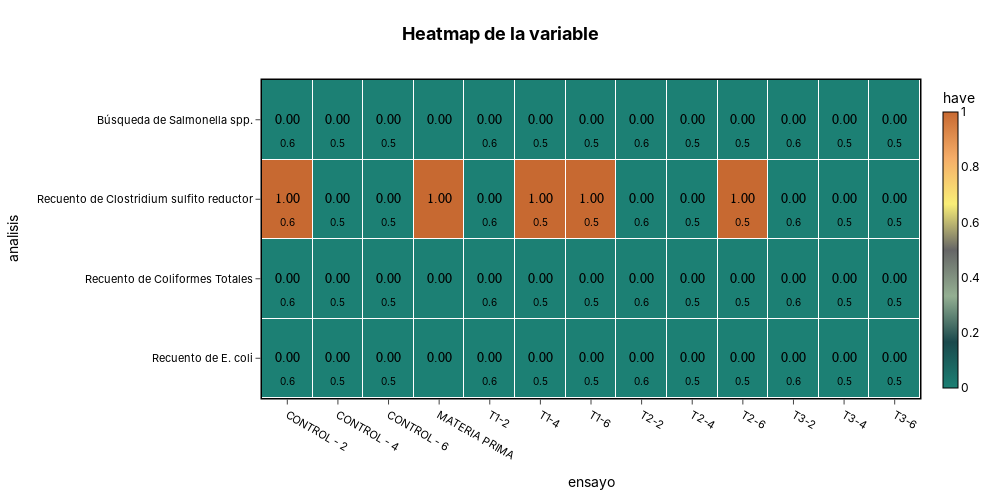

Here is the notebook cell this chart was saved with:
### Code cell
f = plot_heatmap(
df=rev_ensayo_ana,
x_col="ensayo",
y_col="analisis",
value_col='have',
secondary_col="aw",
secondary_aggfunc='mean',
title='Heatmap de la variable',
colorscale=PALETTE,
width=1000,
height=500,
)
f.show()
s3.save_plotly_html(f, 'have_aw.html')

### Figure 1 — Plotly figure (JSON) as saved in the notebook; plotly's stock layout.template omitted (floating-point values rounded to 4 significant figures)
{"data": [{"colorbar": {"outlinecolor": "black", "outlinewidth": 1, "thickness": 15, "tickfont": {"color": "black"}, "title": {"font": {"color": "black"}, "text": "have"}}, "colorscale": [[0, "#1c8074"], [0.1667, "#1a494c"], [0.3333, "#94af92"], [0.5, "#666666"], [0.6667, "#f9ee77"], [0.8333, "#f5ad68"], [1, "#c76931"]], "customdata": [[0.59, 0.5133, 0.51, null, 0.61, 0.5433, 0.51, 0.59, 0.5233, 0.52, 0.59, 0.53, 0.53], [0.59, 0.5133, 0.51, null, 0.61, 0.5433, 0.51, 0.59, 0.5233, 0.52, 0.59, 0.53, 0.53], [0.59, 0.5133, 0.51, null, 0.61, 0.5433, 0.51, 0.59, 0.5233, 0.52, 0.59, 0.53, 0.53], [0.59, 0.5133, 0.51, null, 0.61, 0.5433, 0.51, 0.59, 0.5233, 0.52, 0.59, 0.53, 0.53]], "hovertemplate": "<b>ensayo:</b> %{x}<br><b>analisis:</b> %{y}<br><b>have:</b> %{text}<br><b>aw:</b> %{customdata:.1f}<extra></extra>", "text": [["0.00", "0.00", "0.00", "0.00", "0.00", "0.00", "0.00", "0.00", "0.00", "0.00", "0.00", "0.00", "0.00"], ["1.00", "0.00", "0.00", "1.00", "0.00", "1.00", "1.00", "0.00", "0.00", "1.00", "0.00", "0.00", "0.00"], ["0.00", "0.00", "0.00", "0.00", "0.00", "0.00", "0.00", "0.00", "0.00", "0.00", "0.00", "0.00", "0.00"], ["0.00", "0.00", "0.00", "0.00", "0.00", "0.00", "0.00", "0.00", "0.00", "0.00", "0.00", "0.00", "0.00"]], "type": "heatmap", "x": ["CONTROL - 2", "CONTROL - 4", "CONTROL - 6", "MATERIA PRIMA", "T1-2", "T1-4", "T1-6", "T2-2", "T2-4", "T2-6", "T3-2", "T3-4", "T3-6"], "xgap": 1, "y": ["Búsqueda de Salmonella spp.", "Recuento de Clostridium sulfito reductor", "Recuento de Coliformes Totales", "Recuento de E. coli"], "ygap": 1, "z": [[0, 0, 0, 0, 0, 0, 0, 0, 0, 0, 0, 0, 0], [1, 0, 0, 1, 0, 1, 1, 0, 0, 1, 0, 0, 0], [0, 0, 0, 0, 0, 0, 0, 0, 0, 0, 0, 0, 0], [0, 0, 0, 0, 0, 0, 0, 0, 0, 0, 0, 0, 0]], "zmax": 1, "zmin": 0}], "layout": {"annotations": [{"font": {"color": "black", "family": "Arial", "size": 14}, "showarrow": false, "text": "0.00", "x": "CONTROL - 2", "y": "Búsqueda de Salmonella spp."}, {"font": {"color": "black", "size": 10}, "showarrow": false, "text": "0.6", "x": "CONTROL - 2", "xanchor": "center", "xshift": 0, "y": "Búsqueda de Salmonella spp.", "yanchor": "top", "yshift": -15}, {"font": {"color": "black", "family": "Arial", "size": 14}, "showarrow": false, "text": "0.00", "x": "CONTROL - 4", "y": "Búsqueda de Salmonella spp."}, {"font": {"color": "black", "size": 10}, "showarrow": false, "text": "0.5", "x": "CONTROL - 4", "xanchor": "center", "xshift": 0, "y": "Búsqueda de Salmonella spp.", "yanchor": "top", "yshift": -15}, {"font": {"color": "black", "family": "Arial", "size": 14}, "showarrow": false, "text": "0.00", "x": "CONTROL - 6", "y": "Búsqueda de Salmonella spp."}, {"font": {"color": "black", "size": 10}, "showarrow": false, "text": "0.5", "x": "CONTROL - 6", "xanchor": "center", "xshift": 0, "y": "Búsqueda de Salmonella spp.", "yanchor": "top", "yshift": -15}, {"font": {"color": "black", "family": "Arial", "size": 14}, "showarrow": false, "text": "0.00", "x": "MATERIA PRIMA", "y": "Búsqueda de Salmonella spp."}, {"font": {"color": "black", "family": "Arial", "size": 14}, "showarrow": false, "text": "0.00", "x": "T1-2", "y": "Búsqueda de Salmonella spp."}, {"font": {"color": "black", "size": 10}, "showarrow": false, "text": "0.6", "x": "T1-2", "xanchor": "center", "xshift": 0, "y": "Búsqueda de Salmonella spp.", "yanchor": "top", "yshift": -15}, {"font": {"color": "black", "family": "Arial", "size": 14}, "showarrow": false, "text": "0.00", "x": "T1-4", "y": "Búsqueda de Salmonella spp."}, {"font": {"color": "black", "size": 10}, "showarrow": false, "text": "0.5", "x": "T1-4", "xanchor": "center", "xshift": 0, "y": "Búsqueda de Salmonella spp.", "yanchor": "top", "yshift": -15}, {"font": {"color": "black", "family": "Arial", "size": 14}, "showarrow": false, "text": "0.00", "x": "T1-6", "y": "Búsqueda de Salmonella spp."}, {"font": {"color": "black", "size": 10}, "showarrow": false, "text": "0.5", "x": "T1-6", "xanchor": "center", "xshift": 0, "y": "Búsqueda de Salmonella spp.", "yanchor": "top", "yshift": -15}, {"font": {"color": "black", "family": "Arial", "size": 14}, "showarrow": false, "text": "0.00", "x": "T2-2", "y": "Búsqueda de Salmonella spp."}, {"font": {"color": "black", "size": 10}, "showarrow": false, "text": "0.6", "x": "T2-2", "xanchor": "center", "xshift": 0, "y": "Búsqueda de Salmonella spp.", "yanchor": "top", "yshift": -15}, {"font": {"color": "black", "family": "Arial", "size": 14}, "showarrow": false, "text": "0.00", "x": "T2-4", "y": "Búsqueda de Salmonella spp."}, {"font": {"color": "black", "size": 10}, "showarrow": false, "text": "0.5", "x": "T2-4", "xanchor": "center", "xshift": 0, "y": "Búsqueda de Salmonella spp.", "yanchor": "top", "yshift": -15}, {"font": {"color": "black", "family": "Arial", "size": 14}, "showarrow": false, "text": "0.00", "x": "T2-6", "y": "Búsqueda de Salmonella spp."}, {"font": {"color": "black", "size": 10}, "showarrow": false, "text": "0.5", "x": "T2-6", "xanchor": "center", "xshift": 0, "y": "Búsqueda de Salmonella spp.", "yanchor": "top", "yshift": -15}, {"font": {"color": "black", "family": "Arial", "size": 14}, "showarrow": false, "text": "0.00", "x": "T3-2", "y": "Búsqueda de Salmonella spp."}, {"font": {"color": "black", "size": 10}, "showarrow": false, "text": "0.6", "x": "T3-2", "xanchor": "center", "xshift": 0, "y": "Búsqueda de Salmonella spp.", "yanchor": "top", "yshift": -15}, {"font": {"color": "black", "family": "Arial", "size": 14}, "showarrow": false, "text": "0.00", "x": "T3-4", "y": "Búsqueda de Salmonella spp."}, {"font": {"color": "black", "size": 10}, "showarrow": false, "text": "0.5", "x": "T3-4", "xanchor": "center", "xshift": 0, "y": "Búsqueda de Salmonella spp.", "yanchor": "top", "yshift": -15}, {"font": {"color": "black", "family": "Arial", "size": 14}, "showarrow": false, "text": "0.00", "x": "T3-6", "y": "Búsqueda de Salmonella spp."}, {"font": {"color": "black", "size": 10}, "showarrow": false, "text": "0.5", "x": "T3-6", "xanchor": "center", "xshift": 0, "y": "Búsqueda de Salmonella spp.", "yanchor": "top", "yshift": -15}, {"font": {"color": "black", "family": "Arial", "size": 14}, "showarrow": false, "text": "1.00", "x": "CONTROL - 2", "y": "Recuento de Clostridium sulfito reductor"}, {"font": {"color": "black", "size": 10}, "showarrow": false, "text": "0.6", "x": "CONTROL - 2", "xanchor": "center", "xshift": 0, "y": "Recuento de Clostridium sulfito reductor", "yanchor": "top", "yshift": -15}, {"font": {"color": "black", "family": "Arial", "size": 14}, "showarrow": false, "text": "0.00", "x": "CONTROL - 4", "y": "Recuento de Clostridium sulfito reductor"}, {"font": {"color": "black", "size": 10}, "showarrow": false, "text": "0.5", "x": "CONTROL - 4", "xanchor": "center", "xshift": 0, "y": "Recuento de Clostridium sulfito reductor", "yanchor": "top", "yshift": -15}, {"font": {"color": "black", "family": "Arial", "size": 14}, "showarrow": false, "text": "0.00", "x": "CONTROL - 6", "y": "Recuento de Clostridium sulfito reductor"}, {"font": {"color": "black", "size": 10}, "showarrow": false, "text": "0.5", "x": "CONTROL - 6", "xanchor": "center", "xshift": 0, "y": "Recuento de Clostridium sulfito reductor", "yanchor": "top", "yshift": -15}, {"font": {"color": "black", "family": "Arial", "size": 14}, "showarrow": false, "text": "1.00", "x": "MATERIA PRIMA", "y": "Recuento de Clostridium sulfito reductor"}, {"font": {"color": "black", "family": "Arial", "size": 14}, "showarrow": false, "text": "0.00", "x": "T1-2", "y": "Recuento de Clostridium sulfito reductor"}, {"font": {"color": "black", "size": 10}, "showarrow": false, "text": "0.6", "x": "T1-2", "xanchor": "center", "xshift": 0, "y": "Recuento de Clostridium sulfito reductor", "yanchor": "top", "yshift": -15}, {"font": {"color": "black", "family": "Arial", "size": 14}, "showarrow": false, "text": "1.00", "x": "T1-4", "y": "Recuento de Clostridium sulfito reductor"}, {"font": {"color": "black", "size": 10}, "showarrow": false, "text": "0.5", "x": "T1-4", "xanchor": "center", "xshift": 0, "y": "Recuento de Clostridium sulfito reductor", "yanchor": "top", "yshift": -15}, {"font": {"color": "black", "family": "Arial", "size": 14}, "showarrow": false, "text": "1.00", "x": "T1-6", "y": "Recuento de Clostridium sulfito reductor"}, {"font": {"color": "black", "size": 10}, "showarrow": false, "text": "0.5", "x": "T1-6", "xanchor": "center", "xshift": 0, "y": "Recuento de Clostridium sulfito reductor", "yanchor": "top", "yshift": -15}, {"font": {"color": "black", "family": "Arial", "size": 14}, "showarrow": false, "text": "0.00", "x": "T2-2", "y": "Recuento de Clostridium sulfito reductor"}, {"font": {"color": "black", "size": 10}, "showarrow": false, "text": "0.6", "x": "T2-2", "xanchor": "center", "xshift": 0, "y": "Recuento de Clostridium sulfito reductor", "yanchor": "top", "yshift": -15}, {"font": {"color": "black", "family": "Arial", "size": 14}, "showarrow": false, "text": "0.00", "x": "T2-4", "y": "Recuento de Clostridium sulfito reductor"}, {"font": {"color": "black", "size": 10}, "showarrow": false, "text": "0.5", "x": "T2-4", "xanchor": "center", "xshift": 0, "y": "Recuento de Clostridium sulfito reductor", "yanchor": "top", "yshift": -15}, {"font": {"color": "black", "family": "Arial", "size": 14}, "showarrow": false, "text": "1.00", "x": "T2-6", "y": "Recuento de Clostridium sulfito reductor"}, {"font": {"color": "black", "size": 10}, "showarrow": false, "text": "0.5", "x": "T2-6", "xanchor": "center", "xshift": 0, "y": "Recuento de Clostridium sulfito reductor", "yanchor": "top", "yshift": -15}, {"font": {"color": "black", "family": "Arial", "size": 14}, "showarrow": false, "text": "0.00", "x": "T3-2", "y": "Recuento de Clostridium sulfito reductor"}, {"font": {"color": "black", "size": 10}, "showarrow": false, "text": "0.6", "x": "T3-2", "xanchor": "center", "xshift": 0, "y": "Recuento de Clostridium sulfito reductor", "yanchor": "top", "yshift": -15}, {"font": {"color": "black", "family": "Arial", "size": 14}, "showarrow": false, "text": "0.00", "x": "T3-4", "y": "Recuento de Clostridium sulfito reductor"}, {"font": {"color": "black", "size": 10}, "showarrow": false, "text": "0.5", "x": "T3-4", "xanchor": "center", "xshift": 0, "y": "Recuento de Clostridium sulfito reductor", "yanchor": "top", "yshift": -15}, {"font": {"color": "black", "family": "Arial", "size": 14}, "showarrow": false, "text": "0.00", "x": "T3-6", "y": "Recuento de Clostridium sulfito reductor"}, {"font": {"color": "black", "size": 10}, "showarrow": false, "text": "0.5", "x": "T3-6", "xanchor": "center", "xshift": 0, "y": "Recuento de Clostridium sulfito reductor", "yanchor": "top", "yshift": -15}, {"font": {"color": "black", "family": "Arial", "size": 14}, "showarrow": false, "text": "0.00", "x": "CONTROL - 2", "y": "Recuento de Coliformes Totales"}, {"font": {"color": "black", "size": 10}, "showarrow": false, "text": "0.6", "x": "CONTROL - 2", "xanchor": "center", "xshift": 0, "y": "Recuento de Coliformes Totales", "yanchor": "top", "yshift": -15}, {"font": {"color": "black", "family": "Arial", "size": 14}, "showarrow": false, "text": "0.00", "x": "CONTROL - 4", "y": "Recuento de Coliformes Totales"}, {"font": {"color": "black", "size": 10}, "showarrow": false, "text": "0.5", "x": "CONTROL - 4", "xanchor": "center", "xshift": 0, "y": "Recuento de Coliformes Totales", "yanchor": "top", "yshift": -15}, {"font": {"color": "black", "family": "Arial", "size": 14}, "showarrow": false, "text": "0.00", "x": "CONTROL - 6", "y": "Recuento de Coliformes Totales"}, {"font": {"color": "black", "size": 10}, "showarrow": false, "text": "0.5", "x": "CONTROL - 6", "xanchor": "center", "xshift": 0, "y": "Recuento de Coliformes Totales", "yanchor": "top", "yshift": -15}, {"font": {"color": "black", "family": "Arial", "size": 14}, "showarrow": false, "text": "0.00", "x": "MATERIA PRIMA", "y": "Recuento de Coliformes Totales"}, {"font": {"color": "black", "family": "Arial", "size": 14}, "showarrow": false, "text": "0.00", "x": "T1-2", "y": "Recuento de Coliformes Totales"}, {"font": {"color": "black", "size": 10}, "showarrow": false, "text": "0.6", "x": "T1-2", "xanchor": "center", "xshift": 0, "y": "Recuento de Coliformes Totales", "yanchor": "top", "yshift": -15}, {"font": {"color": "black", "family": "Arial", "size": 14}, "showarrow": false, "text": "0.00", "x": "T1-4", "y": "Recuento de Coliformes Totales"}, {"font": {"color": "black", "size": 10}, "showarrow": false, "text": "0.5", "x": "T1-4", "xanchor": "center", "xshift": 0, "y": "Recuento de Coliformes Totales", "yanchor": "top", "yshift": -15}, {"font": {"color": "black", "family": "Arial", "size": 14}, "showarrow": false, "text": "0.00", "x": "T1-6", "y": "Recuento de Coliformes Totales"}, {"font": {"color": "black", "size": 10}, "showarrow": false, "text": "0.5", "x": "T1-6", "xanchor": "center", "xshift": 0, "y": "Recuento de Coliformes Totales", "yanchor": "top", "yshift": -15}, {"font": {"color": "black", "family": "Arial", "size": 14}, "showarrow": false, "text": "0.00", "x": "T2-2", "y": "Recuento de Coliformes Totales"}, {"font": {"color": "black", "size": 10}, "showarrow": false, "text": "0.6", "x": "T2-2", "xanchor": "center", "xshift": 0, "y": "Recuento de Coliformes Totales", "yanchor": "top", "yshift": -15}, {"font": {"color": "black", "family": "Arial", "size": 14}, "showarrow": false, "text": "0.00", "x": "T2-4", "y": "Recuento de Coliformes Totales"}, {"font": {"color": "black", "size": 10}, "showarrow": false, "text": "0.5", "x": "T2-4", "xanchor": "center", "xshift": 0, "y": "Recuento de Coliformes Totales", "yanchor": "top", "yshift": -15}, {"font": {"color": "black", "family": "Arial", "size": 14}, "showarrow": false, "text": "0.00", "x": "T2-6", "y": "Recuento de Coliformes Totales"}, {"font": {"color": "black", "size": 10}, "showarrow": false, "text": "0.5", "x": "T2-6", "xanchor": "center", "xshift": 0, "y": "Recuento de Coliformes Totales", "yanchor": "top", "yshift": -15}, {"font": {"color": "black", "family": "Arial", "size": 14}, "showarrow": false, "text": "0.00", "x": "T3-2", "y": "Recuento de Coliformes Totales"}, {"font": {"color": "black", "size": 10}, "showarrow": false, "text": "0.6", "x": "T3-2", "xanchor": "center", "xshift": 0, "y": "Recuento de Coliformes Totales", "yanchor": "top", "yshift": -15}, {"font": {"color": "black", "family": "Arial", "size": 14}, "showarrow": false, "text": "0.00", "x": "T3-4", "y": "Recuento de Coliformes Totales"}, {"font": {"color": "black", "size": 10}, "showarrow": false, "text": "0.5", "x": "T3-4", "xanchor": "center", "xshift": 0, "y": "Recuento de Coliformes Totales", "yanchor": "top", "yshift": -15}, {"font": {"color": "black", "family": "Arial", "size": 14}, "showarrow": false, "text": "0.00", "x": "T3-6", "y": "Recuento de Coliformes Totales"}, {"font": {"color": "black", "size": 10}, "showarrow": false, "text": "0.5", "x": "T3-6", "xanchor": "center", "xshift": 0, "y": "Recuento de Coliformes Totales", "yanchor": "top", "yshift": -15}, {"font": {"color": "black", "family": "Arial", "size": 14}, "showarrow": false, "text": "0.00", "x": "CONTROL - 2", "y": "Recuento de E. coli"}, {"font": {"color": "black", "size": 10}, "showarrow": false, "text": "0.6", "x": "CONTROL - 2", "xanchor": "center", "xshift": 0, "y": "Recuento de E. coli", "yanchor": "top", "yshift": -15}, {"font": {"color": "black", "family": "Arial", "size": 14}, "showarrow": false, "text": "0.00", "x": "CONTROL - 4", "y": "Recuento de E. coli"}, {"font": {"color": "black", "size": 10}, "showarrow": false, "text": "0.5", "x": "CONTROL - 4", "xanchor": "center", "xshift": 0, "y": "Recuento de E. coli", "yanchor": "top", "yshift": -15}, {"font": {"color": "black", "family": "Arial", "size": 14}, "showarrow": false, "text": "0.00", "x": "CONTROL - 6", "y": "Recuento de E. coli"}, {"font": {"color": "black", "size": 10}, "showarrow": false, "text": "0.5", "x": "CONTROL - 6", "xanchor": "center", "xshift": 0, "y": "Recuento de E. coli", "yanchor": "top", "yshift": -15}, {"font": {"color": "black", "family": "Arial", "size": 14}, "showarrow": false, "text": "0.00", "x": "MATERIA PRIMA", "y": "Recuento de E. coli"}, {"font": {"color": "black", "family": "Arial", "size": 14}, "showarrow": false, "text": "0.00", "x": "T1-2", "y": "Recuento de E. coli"}, {"font": {"color": "black", "size": 10}, "showarrow": false, "text": "0.6", "x": "T1-2", "xanchor": "center", "xshift": 0, "y": "Recuento de E. coli", "yanchor": "top", "yshift": -15}, {"font": {"color": "black", "family": "Arial", "size": 14}, "showarrow": false, "text": "0.00", "x": "T1-4", "y": "Recuento de E. coli"}, {"font": {"color": "black", "size": 10}, "showarrow": false, "text": "0.5", "x": "T1-4", "xanchor": "center", "xshift": 0, "y": "Recuento de E. coli", "yanchor": "top", "yshift": -15}, {"font": {"color": "black", "family": "Arial", "size": 14}, "showarrow": false, "text": "0.00", "x": "T1-6", "y": "Recuento de E. coli"}, {"font": {"color": "black", "size": 10}, "showarrow": false, "text": "0.5", "x": "T1-6", "xanchor": "center", "xshift": 0, "y": "Recuento de E. coli", "yanchor": "top", "yshift": -15}, {"font": {"color": "black", "family": "Arial", "size": 14}, "showarrow": false, "text": "0.00", "x": "T2-2", "y": "Recuento de E. coli"}, {"font": {"color": "black", "size": 10}, "showarrow": false, "text": "0.6", "x": "T2-2", "xanchor": "center", "xshift": 0, "y": "Recuento de E. coli", "yanchor": "top", "yshift": -15}, {"font": {"color": "black", "family": "Arial", "size": 14}, "showarrow": false, "text": "0.00", "x": "T2-4", "y": "Recuento de E. coli"}, {"font": {"color": "black", "size": 10}, "showarrow": false, "text": "0.5", "x": "T2-4", "xanchor": "center", "xshift": 0, "y": "Recuento de E. coli", "yanchor": "top", "yshift": -15}, {"font": {"color": "black", "family": "Arial", "size": 14}, "showarrow": false, "text": "0.00", "x": "T2-6", "y": "Recuento de E. coli"}, {"font": {"color": "black", "size": 10}, "showarrow": false, "text": "0.5", "x": "T2-6", "xanchor": "center", "xshift": 0, "y": "Recuento de E. coli", "yanchor": "top", "yshift": -15}, {"font": {"color": "black", "family": "Arial", "size": 14}, "showarrow": false, "text": "0.00", "x": "T3-2", "y": "Recuento de E. coli"}, {"font": {"color": "black", "size": 10}, "showarrow": false, "text": "0.6", "x": "T3-2", "xanchor": "center", "xshift": 0, "y": "Recuento de E. coli", "yanchor": "top", "yshift": -15}, {"font": {"color": "black", "family": "Arial", "size": 14}, "showarrow": false, "text": "0.00", "x": "T3-4", "y": "Recuento de E. coli"}, {"font": {"color": "black", "size": 10}, "showarrow": false, "text": "0.5", "x": "T3-4", "xanchor": "center", "xshift": 0, "y": "Recuento de E. coli", "yanchor": "top", "yshift": -15}, {"font": {"color": "black", "family": "Arial", "size": 14}, "showarrow": false, "text": "0.00", "x": "T3-6", "y": "Recuento de E. coli"}, {"font": {"color": "black", "size": 10}, "showarrow": false, "text": "0.5", "x": "T3-6", "xanchor": "center", "xshift": 0, "y": "Recuento de E. coli", "yanchor": "top", "yshift": -15}], "font": {"color": "black", "family": "Inter, Arial, sans-serif"}, "height": 500, "margin": {"b": 60, "l": 60, "r": 60, "t": 80}, "paper_bgcolor": "rgba(0,0,0,0)", "plot_bgcolor": "rgba(0,0,0,0)", "title": {"font": {"color": "black", "size": 18}, "text": "<b>Heatmap de la variable<b>", "x": 0.5}, "width": 1000, "xaxis": {"gridcolor": "rgba(0,0,0,0)", "linecolor": "black", "linewidth": 1.5, "mirror": true, "showline": true, "side": "bottom", "tickfont": {"color": "black", "size": 11}, "ticklen": 5, "ticks": "outside", "title": {"text": "ensayo"}}, "yaxis": {"autorange": "reversed", "gridcolor": "rgba(0,0,0,0)", "linecolor": "black", "linewidth": 1.5, "mirror": true, "showline": true, "tickfont": {"color": "black", "size": 11}, "ticklen": 5, "ticks": "outside", "title": {"text": "analisis"}}}}
